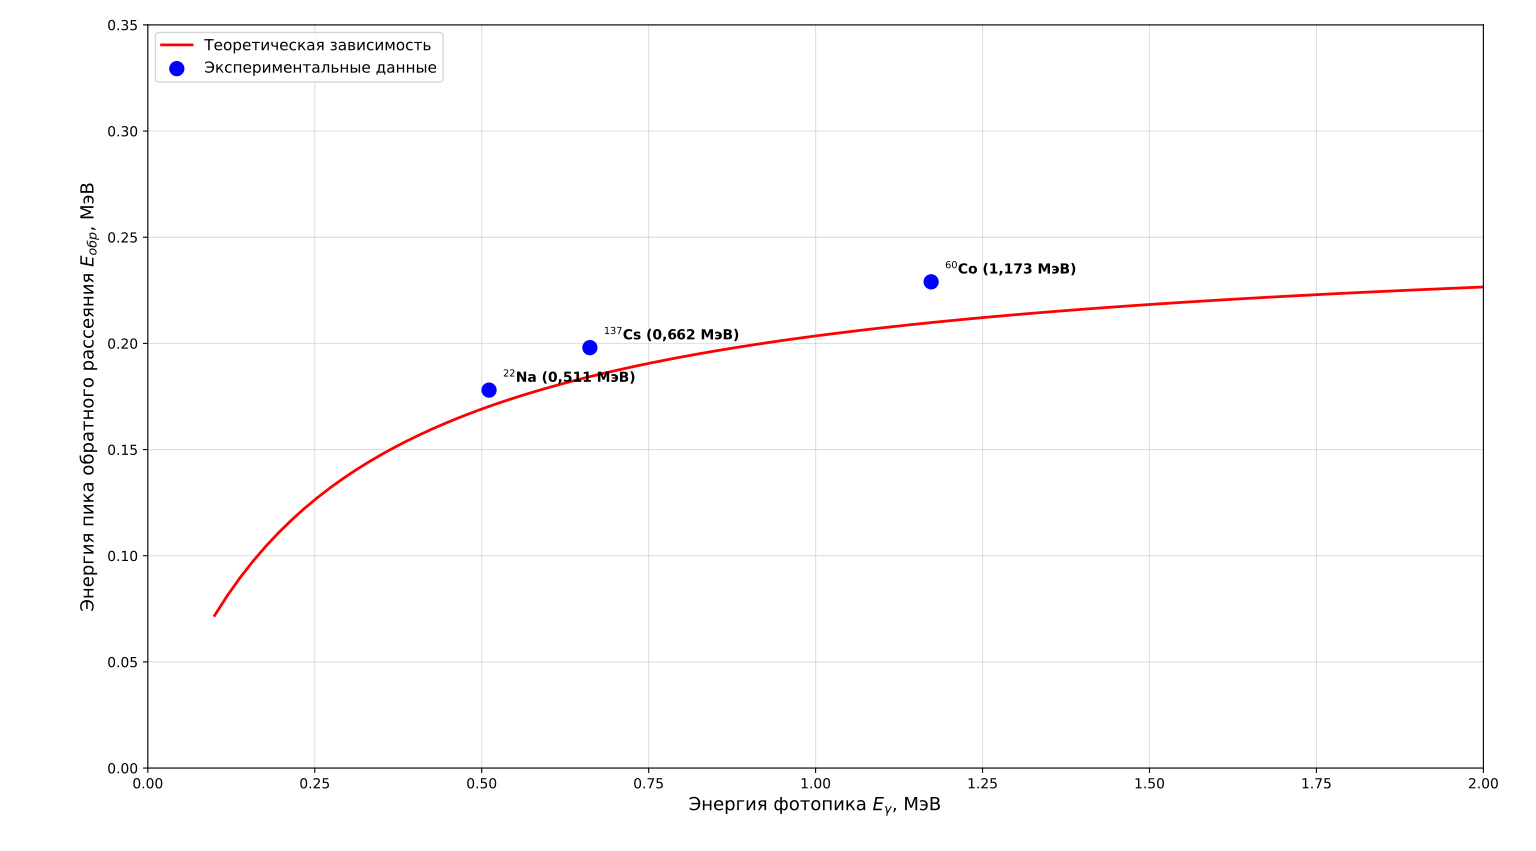

The script that drew this image:
import numpy as np
import matplotlib.pyplot as plt

# Энергия покоя электрона, МэВ
mc2 = 0.511

# Теоретическая функция для пика обратного рассеяния (формула 2 из методички)
def E_obs_theo(E_gamma):
    return E_gamma / (1 + 2 * E_gamma / mc2)

# Экспериментальные данные (E_гамма_теор, E_обр_эксп из вашей таблицы)
# 1. 22Na (обратное рассеяние от аннигиляционной линии 0.511 МэВ)
# 2. 137Cs (обратное рассеяние от линии 0.662 МэВ)
# 3. 60Co (обратное рассеяние от линии 1.173 МэВ)
E_gamma_points = np.array([0.511, 0.662, 1.173])
E_obs_exp = np.array([0.178, 0.198, 0.229]) # Ваши рассчитанные значения из таблицы

# Расчет теоретических значений для этих точек
E_obs_theo_points = E_obs_theo(E_gamma_points)

# Генерация плавной теоретической кривой для графика
E_gamma_curve = np.linspace(0.1, 2.0, 100)
E_obs_curve = E_obs_theo(E_gamma_curve)

# Построение графика
plt.figure(figsize=(9, 7))

# Теоретическая кривая
plt.plot(E_gamma_curve, E_obs_curve, 'r-', linewidth=2, label='Теоретическая зависимость')

# Экспериментальные точки
plt.scatter(E_gamma_points, E_obs_exp, color='blue', s=100, zorder=5, label='Экспериментальные данные')

# Подписи к точкам
labels = ["$^{22}$Na (0,511 МэВ)", "$^{137}$Cs (0,662 МэВ)", "$^{60}$Co (1,173 МэВ)"]
for i, txt in enumerate(labels):
    plt.annotate(txt, (E_gamma_points[i], E_obs_exp[i]), textcoords="offset points", 
                 xytext=(10, 5), fontsize=10, fontweight='bold')

plt.xlabel('Энергия фотопика $E_\gamma$, МэВ', fontsize=13)
plt.ylabel('Энергия пика обратного рассеяния $E_{обр}$, МэВ', fontsize=13)
# plt.title('Зависимость энергии пика обратного рассеяния от энергии фотопика', fontsize=14)
plt.legend(fontsize=11, loc='upper left')
plt.grid(True, alpha=0.4)
plt.xlim(0, 2.0)
plt.ylim(0, 0.35)
plt.tight_layout()

plt.savefig('backscatter_peak_graph.png', dpi=300)
print("График сохранён как 'backscatter_peak_graph.png'")

# Вывод таблицы для отчета
print("\n=== ДАННЫЕ ДЛЯ ТАБЛИЦЫ В ОТЧЁТЕ ===")
print("Источник | E_γ (МэВ) | E_обр_эксп (МэВ) | E_обр_теор (МэВ)")
print("-" * 55)
sources = ["22Na", "137Cs", "60Co"]
for i in range(len(sources)):
    print(f"{sources[i]:8} | {E_gamma_points[i]:7.3f} | {E_obs_exp[i]:14.3f} | {E_obs_theo_points[i]:14.3f}")

plt.show()
